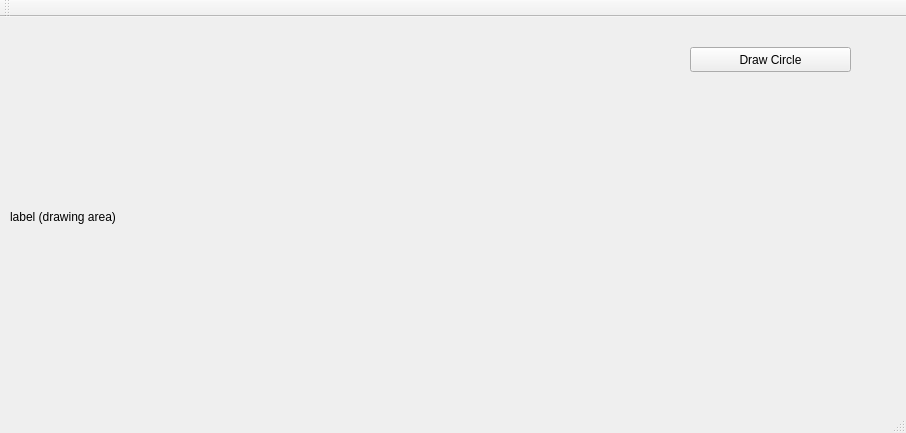
<?xml version="1.0" encoding="UTF-8"?>
<ui version="4.0">
 <class>MainWindow</class>
 <widget class="QMainWindow" name="MainWindow">
  <property name="geometry">
   <rect>
    <x>0</x>
    <y>0</y>
    <width>906</width>
    <height>433</height>
   </rect>
  </property>
  <property name="windowTitle">
   <string>MainWindow</string>
  </property>
  <widget class="QWidget" name="centralWidget">
   <widget class="QLabel" name="label_draw_area">
    <property name="geometry">
     <rect>
      <x>10</x>
      <y>0</y>
      <width>600</width>
      <height>400</height>
     </rect>
    </property>
    <property name="text">
     <string>label (drawing area)</string>
    </property>
   </widget>
   <widget class="QPushButton" name="b_draw_circle">
    <property name="geometry">
     <rect>
      <x>690</x>
      <y>30</y>
      <width>161</width>
      <height>25</height>
     </rect>
    </property>
    <property name="text">
     <string>Draw Circle</string>
    </property>
   </widget>
  </widget>
  <widget class="QToolBar" name="mainToolBar">
   <attribute name="toolBarArea">
    <enum>TopToolBarArea</enum>
   </attribute>
   <attribute name="toolBarBreak">
    <bool>false</bool>
   </attribute>
  </widget>
  <widget class="QStatusBar" name="statusBar"/>
 </widget>
 <layoutdefault spacing="6" margin="11"/>
 <resources/>
 <connections/>
</ui>
